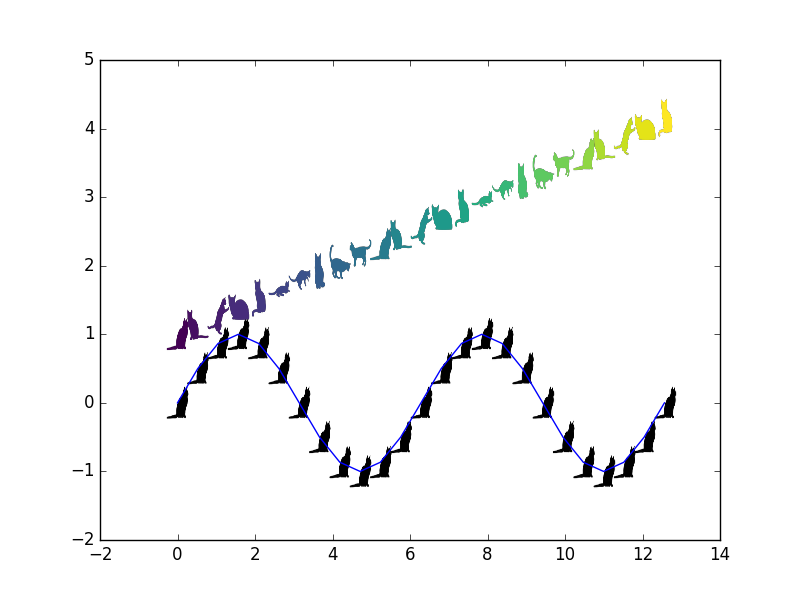

Recreate this plot in Python.
import numpy as np

import matplotlib
matplotlib.use('agg')
from matplotlib import pyplot as plt

import catterplot

x = np.linspace(0, 4*np.pi, 25)
y1 = np.sin(x)

plt.plot(x, y1)
catterplot.catter(x, y1, cat=0)

y2 = x/4 + 1
catnums2 = np.arange(len(x)) % catterplot.n_cats()

catterplot.catter(x, y2, c=x, cmap='viridis', cat=catnums2)

plt.savefig('example1.png')
